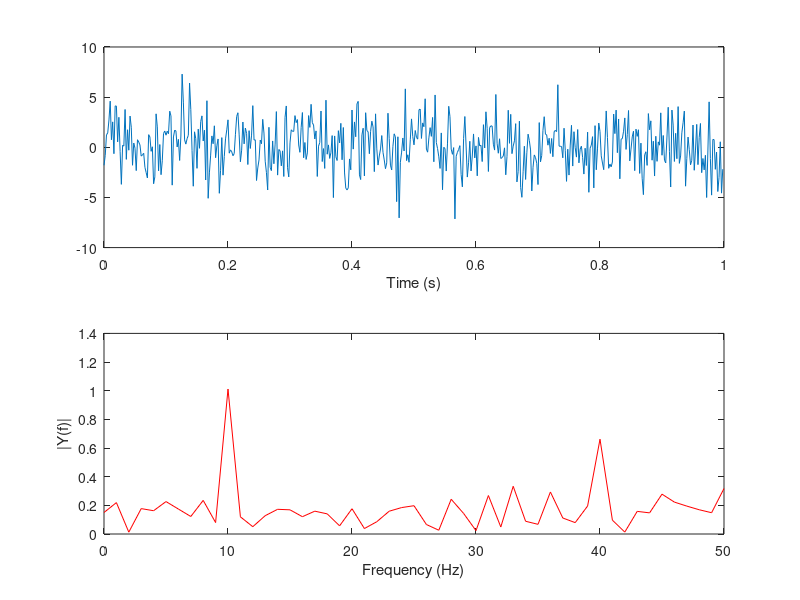

This chart was generated by the following MATLAB code:
%初期化
clear all
close all

%サンプリング周波数
fs = 500;

%データポイント数
nt = 500;

%時刻ベクトル
T = (0:nt-1)/fs;

%周波数ベクトル
K = (0:nt/2)'*fs/nt;

%サンプルデータの作成
% 10Hzで振幅1のサイン波と40Hzで振幅0.5のサイン波の和
x = 1*sin(2*pi*10*T) + 0.5*sin(2*pi*40*T);
% xにノイズを加えた解析対象のデータ
y = x + 2*randn(size(T));

%Figureウインドウオープン
figure;

%生波形のプロット
subplot(2,1,1)
plot(T,y)
xlabel("Time (s)")

%周波数解析
Y = fft(y)/nt;
A = 2*abs(Y);
A(1) = abs(Y(1));

%振幅スペクトルのプロット
subplot(2,1,2)
plot(K(1:51),A(1:51),"-r")
xlabel("Frequency (Hz)")
ylabel("|Y(f)|")

